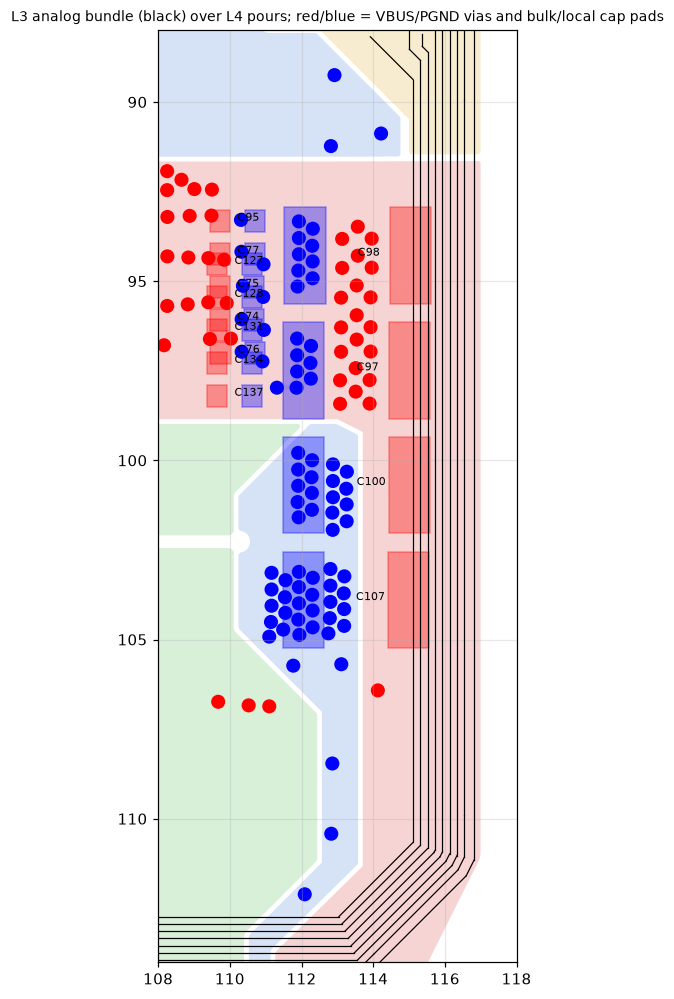

The Python source for this figure:
"""Right-edge analog bundle (L3) vs the right bulk caps (C97/C98/C100/C107, B.Cu) and the VBUS/PGND vias that carry
their current. Writes fig_bulk_vias.png and prints the nearest via distance per analog net."""
import os, sys, math
import numpy as np
import matplotlib; matplotlib.use('Agg')
import matplotlib.pyplot as plt
from shapely.geometry import Point
from shapely.ops import unary_union
HERE = os.path.dirname(os.path.abspath(__file__))
BR = os.path.join(HERE, '..', 'bus-ring'); sys.path.insert(0, BR)
import build3d as b3
g = b3.g; fps = b3.footprints()
ANA = ['/PHA_ISNS', '/PHB_ISNS', '/PHC_ISNS', '/PHA_VSNS', '/PHB_VSNS', '/PHC_VSNS', '+VREF', '+3V3A', 'AGND']
fig, ax = plt.subplots(figsize=(8, 11))
win = (108, 118, 88, 114)
for (L, n), geom in g['pours'].items():
    if L == 'In3.Cu' and n in ('VBUS', 'PGND', 'GND', 'AGND'):
        col = {'VBUS': '#f2b8b8', 'PGND': '#bcd0f0', 'GND': '#bfe5bf', 'AGND': '#f2e0b0'}[n]
        for pg in getattr(geom, 'geoms', [geom]):
            xs, ys = pg.exterior.xy; ax.fill(xs, ys, color=col, alpha=0.6, lw=0)
for t in g['tracks']:
    if t['layer'] == 'In2.Cu' and t['net'] in ANA:
        xs, ys = t['line'].xy; ax.plot(xs, ys, '-', color='k', lw=0.8)
for ref in ('C97', 'C98', 'C100', 'C107', 'C74', 'C75', 'C76', 'C77', 'C95', 'C127', 'C128', 'C131', 'C134', 'C137'):
    for pd in fps[ref]['pads']:
        xs, ys = pd['poly'].exterior.xy
        ax.fill(xs, ys, color='r' if pd['net'] == 'VBUS' else 'b', alpha=0.35)
    ax.annotate(ref, (fps[ref]['x'], fps[ref]['y']), fontsize=7)
vb = [v for v in g['vias'] if v['net'] in ('VBUS', 'PGND') and win[0] < v['x'] < win[1] and win[2] < v['y'] < win[3]]
for v in vb:
    ax.add_patch(plt.Circle((v['x'], v['y']), v['size'] / 2, color='r' if v['net'] == 'VBUS' else 'b'))
ax.set_xlim(win[0], win[1]); ax.set_ylim(win[3], win[2]); ax.set_aspect('equal'); ax.grid(alpha=0.3)
ax.set_title('L3 analog bundle (black) over L4 pours; red/blue = VBUS/PGND vias and bulk/local cap pads', fontsize=9)
plt.savefig(os.path.join(HERE, 'fig_bulk_vias.png'), dpi=110, bbox_inches='tight')
# nearest VBUS / PGND via to each analog trace, and how many vias lie within 1 mm
segs = {n: unary_union([t['line'] for t in g['tracks'] if t['layer'] == 'In2.Cu' and t['net'] == n]) for n in ANA if n != 'AGND'}
for n, ln in segs.items():
    dV = sorted(ln.distance(Point(v['x'], v['y'])) for v in g['vias'] if v['net'] == 'VBUS')
    dP = sorted(ln.distance(Point(v['x'], v['y'])) for v in g['vias'] if v['net'] == 'PGND')
    print(f'{n:10s} nearest VBUS via {dV[0]:.2f} mm ({sum(d < 1 for d in dV)} within 1 mm, {sum(d < 2 for d in dV)} within 2 mm); '
          f'nearest PGND via {dP[0]:.2f} mm ({sum(d < 1 for d in dP)} within 1 mm, {sum(d < 2 for d in dP)} within 2 mm)')
